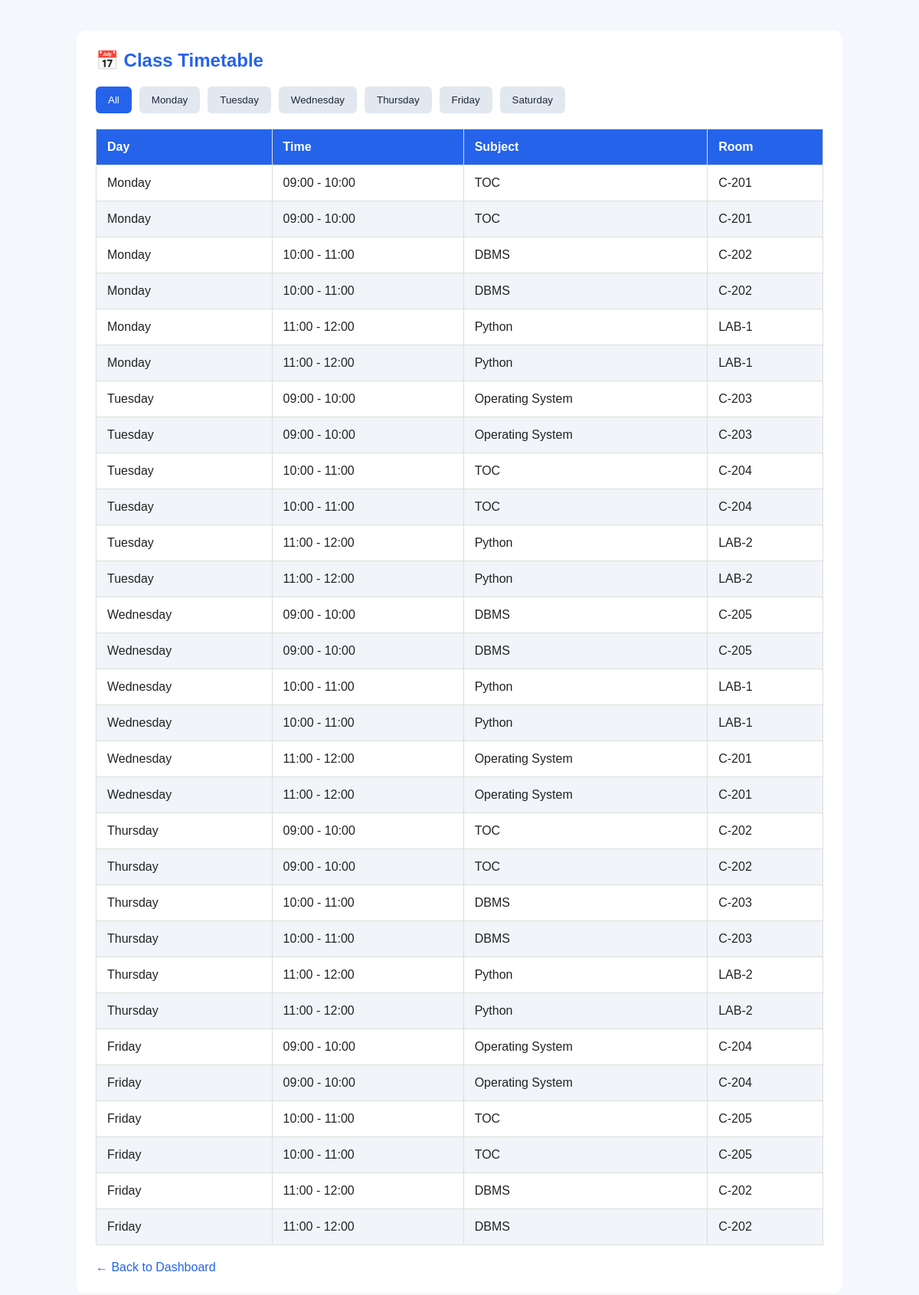
/timetable (signed in), run on an earlier commit of the app's database.
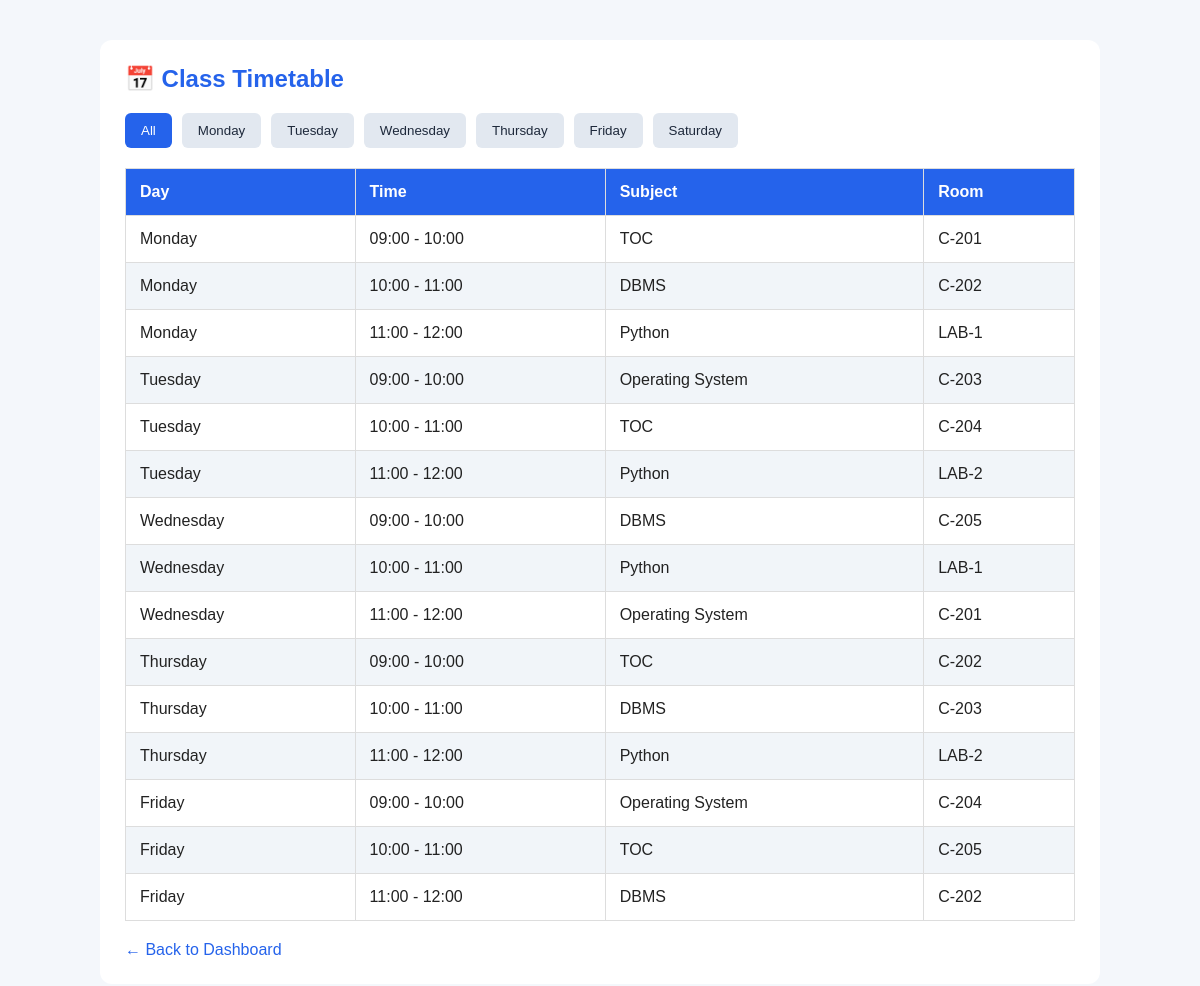
And on a later commit of the database.
### tables this page shows
CREATE TABLE timetable (
            id INTEGER PRIMARY KEY AUTOINCREMENT,
            day TEXT NOT NULL,
            time TEXT NOT NULL,
            subject TEXT NOT NULL,
            room TEXT NOT NULL
        );

### app.py (the view)
@app.route("/timetable")
@login_required
def timetable():
    connection = get_database()
    try:
        timetable_data = connection.execute(
            """
            SELECT day, time, subject, room
            FROM timetable
            ORDER BY
                CASE day
                    WHEN 'Monday' THEN 1
                    WHEN 'Tuesday' THEN 2
                    WHEN 'Wednesday' THEN 3
                    WHEN 'Thursday' THEN 4
                    WHEN 'Friday' THEN 5
                    WHEN 'Saturday' THEN 6
                    ELSE 7
                END,
                time
            """
        ).fetchall()
    finally:
        connection.close()
    return render_template(
        "timetable.html",
        timetable_data=timetable_data
    )

### app.py (called while the page is built)
def get_database():
    connection = sqlite3.connect(DATABASE)
    connection.row_factory = sqlite3.Row
    connection.execute("PRAGMA foreign_keys = ON")
    return connection

def login_required(view_function):
    @wraps(view_function)
    def wrapped_view(*args, **kwargs):
        if "user_id" not in session:
            return redirect(url_for("login"))
        return view_function(*args, **kwargs)
    return wrapped_view

### templates/timetable.html (shortened to what this page needs)
<!DOCTYPE html>
<html lang="en">
<head>
    <link rel="stylesheet" href="{{ url_for('static', filename='style.css') }}">
</head>
<body>
<div class="timetable-container">
    <h2>📅 Class Timetable</h2>
    {% if timetable_data %}
    <div class="filter-buttons">
        <button class="active" onclick="filterDay('all', this)">All</button>
        <button onclick="filterDay('monday', this)">Monday</button>
        <button onclick="filterDay('tuesday', this)">Tuesday</button>
        <button onclick="filterDay('wednesday', this)">Wednesday</button>
        <button onclick="filterDay('thursday', this)">Thursday</button>
        <button onclick="filterDay('friday', this)">Friday</button>
        <button onclick="filterDay('saturday', this)">Saturday</button>
    </div>
    <table>
        <thead>
            <tr>
                <th>Day</th>
                <th>Time</th>
                <th>Subject</th>
                <th>Room</th>
            </tr>
        </thead>
        <tbody id="timetableBody">
            {% for item in timetable_data %}
            <tr data-day="{{ item.day|lower }}">
                <td>{{ item.day }}</td>
                <td>{{ item.time }}</td>
                <td>{{ item.subject }}</td>
                <td>{{ item.room }}</td>
            </tr>
            {% endfor %}
        </tbody>
    </table>
    {% else %}
    <p>No timetable records are available yet.</p>
    {% endif %}
    <a href="{{ url_for('dashboard') }}" class="back-link">
        ← Back to Dashboard
    </a>
</div>
</body>
</html>

### static/style.css (style rules this page uses)
* { margin: 0; padding: 0; box-sizing: border-box; }
body { font-family: Arial, sans-serif; background: #f4f7fb; color: #222; }

### templates/timetable.html (style rules this page uses)
.timetable-container { max-width: 1000px; margin: 40px auto; padding: 25px; background: white; border-radius: 12px; }
.timetable-container h2 { color: #2563eb; margin-bottom: 20px; }
.filter-buttons { display: flex; flex-wrap: wrap; gap: 10px; margin-bottom: 20px; }
.filter-buttons button { padding: 10px 16px; border: none; border-radius: 6px; background: #e2e8f0; color: #1e293b; cursor: pointer; }
.filter-buttons button.active { background: #2563eb; color: white; }
table { width: 100%; border-collapse: collapse; }
th, td { padding: 14px; border: 1px solid #ddd; text-align: left; }
th { background: #2563eb; color: white; }
tr:nth-child(even) { background: #f1f5f9; }
.back-link { display: inline-block; margin-top: 20px; color: #2563eb; text-decoration: none; }

What changed in the data, as far as the page shows it:
removed timetable: day "Monday", time "09:00 - 10:00", subject "TOC", room "C-201"
removed timetable: day "Monday", time "10:00 - 11:00", subject "DBMS", room "C-202"
removed timetable: day "Monday", time "11:00 - 12:00", subject "Python", room "LAB-1"
removed timetable: day "Tuesday", time "09:00 - 10:00", subject "Operating System", room "C-203"
removed timetable: day "Tuesday", time "10:00 - 11:00", subject "TOC", room "C-204"
removed timetable: day "Tuesday", time "11:00 - 12:00", subject "Python", room "LAB-2"
removed timetable: day "Wednesday", time "09:00 - 10:00", subject "DBMS", room "C-205"
removed timetable: day "Wednesday", time "10:00 - 11:00", subject "Python", room "LAB-1"
removed timetable: day "Wednesday", time "11:00 - 12:00", subject "Operating System", room "C-201"
removed timetable: day "Thursday", time "09:00 - 10:00", subject "TOC", room "C-202"
removed timetable: day "Thursday", time "10:00 - 11:00", subject "DBMS", room "C-203"
removed timetable: day "Thursday", time "11:00 - 12:00", subject "Python", room "LAB-2"
removed timetable: day "Friday", time "09:00 - 10:00", subject "Operating System", room "C-204"
removed timetable: day "Friday", time "10:00 - 11:00", subject "TOC", room "C-205"
removed timetable: day "Friday", time "11:00 - 12:00", subject "DBMS", room "C-202"
